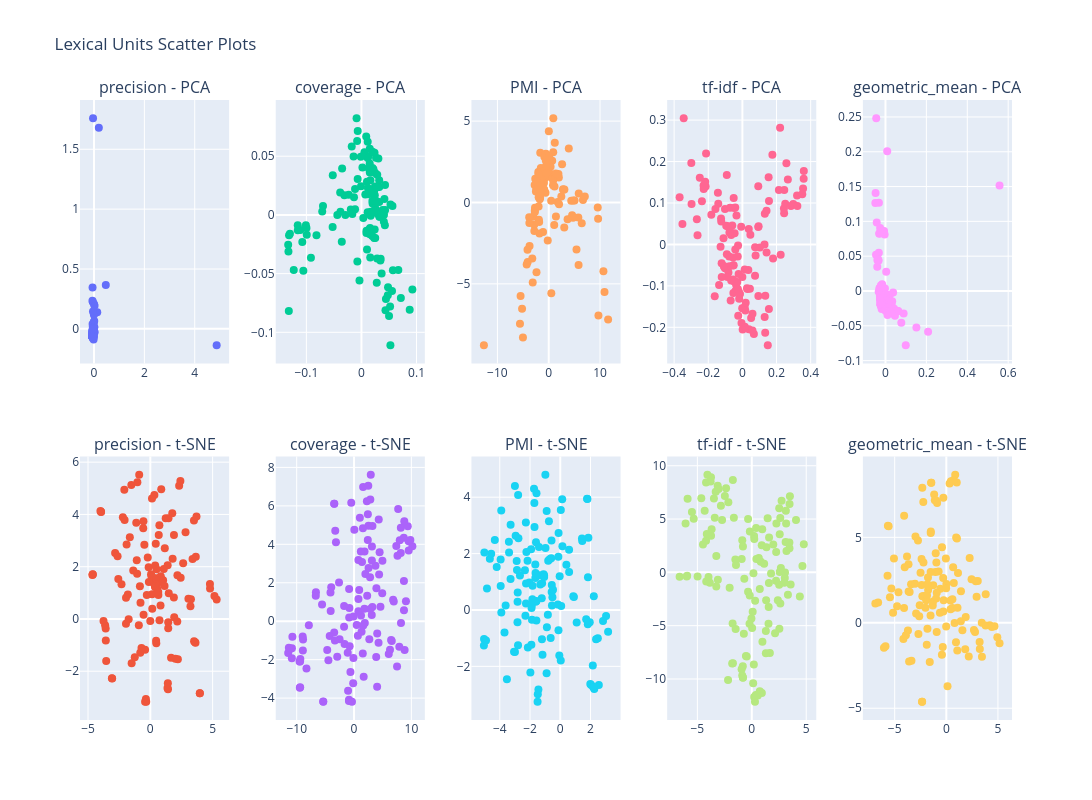

Source (notebook cell):
### Code cell
lexunit_scatter_plot_plotly(corpus, dim_reds)

### Figure 1 — Plotly figure (JSON) as saved in the notebook; plotly's stock layout.template omitted (floating-point values rounded to 4 significant figures; data arrays with more than 128 entries replaced by an {"elided": "..."} marker saying what was removed)
{"data": [{"hovertemplate": "Lexical Unit: %{text}<br>Component 1: %{x:.2f}<br>Component 2: %{y:.2f}<extra></extra>", "marker": {"size": 8}, "mode": "markers", "text": {"elided": "129x2 str values"}, "type": "scatter", "x": {"elided": "129 float values"}, "xaxis": "x", "y": {"elided": "129 float values"}, "yaxis": "y"}, {"hovertemplate": "Lexical Unit: %{text}<br>Component 1: %{x:.2f}<br>Component 2: %{y:.2f}<extra></extra>", "marker": {"size": 8}, "mode": "markers", "text": {"elided": "129x2 str values"}, "type": "scatter", "x": {"elided": "129 float values"}, "xaxis": "x6", "y": {"elided": "129 float values"}, "yaxis": "y6"}, {"hovertemplate": "Lexical Unit: %{text}<br>Component 1: %{x:.2f}<br>Component 2: %{y:.2f}<extra></extra>", "marker": {"size": 8}, "mode": "markers", "text": {"elided": "129x2 str values"}, "type": "scatter", "x": {"elided": "129 float values"}, "xaxis": "x2", "y": {"elided": "129 float values"}, "yaxis": "y2"}, {"hovertemplate": "Lexical Unit: %{text}<br>Component 1: %{x:.2f}<br>Component 2: %{y:.2f}<extra></extra>", "marker": {"size": 8}, "mode": "markers", "text": {"elided": "129x2 str values"}, "type": "scatter", "x": {"elided": "129 float values"}, "xaxis": "x7", "y": {"elided": "129 float values"}, "yaxis": "y7"}, {"hovertemplate": "Lexical Unit: %{text}<br>Component 1: %{x:.2f}<br>Component 2: %{y:.2f}<extra></extra>", "marker": {"size": 8}, "mode": "markers", "text": {"elided": "129x2 str values"}, "type": "scatter", "x": {"elided": "129 float values"}, "xaxis": "x3", "y": {"elided": "129 float values"}, "yaxis": "y3"}, {"hovertemplate": "Lexical Unit: %{text}<br>Component 1: %{x:.2f}<br>Component 2: %{y:.2f}<extra></extra>", "marker": {"size": 8}, "mode": "markers", "text": {"elided": "129x2 str values"}, "type": "scatter", "x": {"elided": "129 float values"}, "xaxis": "x8", "y": {"elided": "129 float values"}, "yaxis": "y8"}, {"hovertemplate": "Lexical Unit: %{text}<br>Component 1: %{x:.2f}<br>Component 2: %{y:.2f}<extra></extra>", "marker": {"size": 8}, "mode": "markers", "text": {"elided": "129x2 str values"}, "type": "scatter", "x": {"elided": "129 float values"}, "xaxis": "x4", "y": {"elided": "129 float values"}, "yaxis": "y4"}, {"hovertemplate": "Lexical Unit: %{text}<br>Component 1: %{x:.2f}<br>Component 2: %{y:.2f}<extra></extra>", "marker": {"size": 8}, "mode": "markers", "text": {"elided": "129x2 str values"}, "type": "scatter", "x": {"elided": "129 float values"}, "xaxis": "x9", "y": {"elided": "129 float values"}, "yaxis": "y9"}, {"hovertemplate": "Lexical Unit: %{text}<br>Component 1: %{x:.2f}<br>Component 2: %{y:.2f}<extra></extra>", "marker": {"size": 8}, "mode": "markers", "text": {"elided": "129x2 str values"}, "type": "scatter", "x": {"elided": "129 float values"}, "xaxis": "x5", "y": {"elided": "129 float values"}, "yaxis": "y5"}, {"hovertemplate": "Lexical Unit: %{text}<br>Component 1: %{x:.2f}<br>Component 2: %{y:.2f}<extra></extra>", "marker": {"size": 8}, "mode": "markers", "text": {"elided": "129x2 str values"}, "type": "scatter", "x": {"elided": "129 float values"}, "xaxis": "x10", "y": {"elided": "129 float values"}, "yaxis": "y10"}], "layout": {"annotations": [{"font": {"size": 16}, "showarrow": false, "text": "precision - PCA", "x": 0.08, "xanchor": "center", "xref": "paper", "y": 1, "yanchor": "bottom", "yref": "paper"}, {"font": {"size": 16}, "showarrow": false, "text": "coverage - PCA", "x": 0.29, "xanchor": "center", "xref": "paper", "y": 1, "yanchor": "bottom", "yref": "paper"}, {"font": {"size": 16}, "showarrow": false, "text": "PMI - PCA", "x": 0.5, "xanchor": "center", "xref": "paper", "y": 1, "yanchor": "bottom", "yref": "paper"}, {"font": {"size": 16}, "showarrow": false, "text": "tf-idf - PCA", "x": 0.71, "xanchor": "center", "xref": "paper", "y": 1, "yanchor": "bottom", "yref": "paper"}, {"font": {"size": 16}, "showarrow": false, "text": "geometric_mean - PCA", "x": 0.92, "xanchor": "center", "xref": "paper", "y": 1, "yanchor": "bottom", "yref": "paper"}, {"font": {"size": 16}, "showarrow": false, "text": "precision - t-SNE", "x": 0.08, "xanchor": "center", "xref": "paper", "y": 0.425, "yanchor": "bottom", "yref": "paper"}, {"font": {"size": 16}, "showarrow": false, "text": "coverage - t-SNE", "x": 0.29, "xanchor": "center", "xref": "paper", "y": 0.425, "yanchor": "bottom", "yref": "paper"}, {"font": {"size": 16}, "showarrow": false, "text": "PMI - t-SNE", "x": 0.5, "xanchor": "center", "xref": "paper", "y": 0.425, "yanchor": "bottom", "yref": "paper"}, {"font": {"size": 16}, "showarrow": false, "text": "tf-idf - t-SNE", "x": 0.71, "xanchor": "center", "xref": "paper", "y": 0.425, "yanchor": "bottom", "yref": "paper"}, {"font": {"size": 16}, "showarrow": false, "text": "geometric_mean - t-SNE", "x": 0.92, "xanchor": "center", "xref": "paper", "y": 0.425, "yanchor": "bottom", "yref": "paper"}], "height": 800, "showlegend": false, "title": {"text": "Lexical Units Scatter Plots"}, "width": 1200, "xaxis": {"anchor": "y", "domain": [0, 0.16]}, "xaxis10": {"anchor": "y10", "domain": [0.84, 1]}, "xaxis2": {"anchor": "y2", "domain": [0.21, 0.37]}, "xaxis3": {"anchor": "y3", "domain": [0.42, 0.58]}, "xaxis4": {"anchor": "y4", "domain": [0.63, 0.79]}, "xaxis5": {"anchor": "y5", "domain": [0.84, 1]}, "xaxis6": {"anchor": "y6", "domain": [0, 0.16]}, "xaxis7": {"anchor": "y7", "domain": [0.21, 0.37]}, "xaxis8": {"anchor": "y8", "domain": [0.42, 0.58]}, "xaxis9": {"anchor": "y9", "domain": [0.63, 0.79]}, "yaxis": {"anchor": "x", "domain": [0.575, 1]}, "yaxis10": {"anchor": "x10", "domain": [0, 0.425]}, "yaxis2": {"anchor": "x2", "domain": [0.575, 1]}, "yaxis3": {"anchor": "x3", "domain": [0.575, 1]}, "yaxis4": {"anchor": "x4", "domain": [0.575, 1]}, "yaxis5": {"anchor": "x5", "domain": [0.575, 1]}, "yaxis6": {"anchor": "x6", "domain": [0, 0.425]}, "yaxis7": {"anchor": "x7", "domain": [0, 0.425]}, "yaxis8": {"anchor": "x8", "domain": [0, 0.425]}, "yaxis9": {"anchor": "x9", "domain": [0, 0.425]}}}
